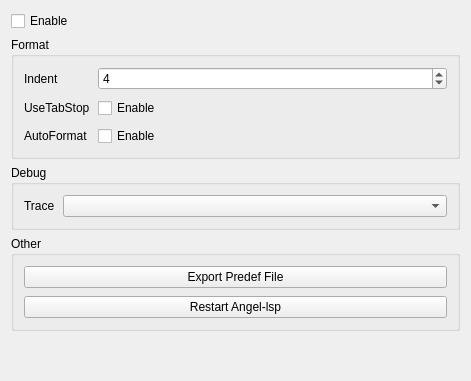
<?xml version="1.0" encoding="UTF-8"?>
<ui version="4.0">
 <class>LspSettingDialog</class>
 <widget class="QWidget" name="LspSettingDialog">
  <property name="geometry">
   <rect>
    <x>0</x>
    <y>0</y>
    <width>471</width>
    <height>381</height>
   </rect>
  </property>
  <property name="windowTitle">
   <string/>
  </property>
  <layout class="QVBoxLayout" name="verticalLayout_2">
   <item>
    <widget class="QCheckBox" name="cbEnabled">
     <property name="text">
      <string>Enable</string>
     </property>
    </widget>
   </item>
   <item>
    <widget class="QGroupBox" name="gbFormat">
     <property name="title">
      <string>Format</string>
     </property>
     <layout class="QFormLayout" name="formLayout">
      <property name="horizontalSpacing">
       <number>8</number>
      </property>
      <property name="verticalSpacing">
       <number>8</number>
      </property>
      <property name="leftMargin">
       <number>10</number>
      </property>
      <property name="topMargin">
       <number>10</number>
      </property>
      <property name="rightMargin">
       <number>10</number>
      </property>
      <property name="bottomMargin">
       <number>10</number>
      </property>
      <item row="0" column="0">
       <widget class="QLabel" name="label">
        <property name="text">
         <string>Indent</string>
        </property>
       </widget>
      </item>
      <item row="0" column="1">
       <widget class="QSpinBox" name="sbIndent">
        <property name="minimum">
         <number>1</number>
        </property>
        <property name="maximum">
         <number>16</number>
        </property>
        <property name="value">
         <number>4</number>
        </property>
       </widget>
      </item>
      <item row="1" column="0">
       <widget class="QLabel" name="label_2">
        <property name="text">
         <string>UseTabStop</string>
        </property>
       </widget>
      </item>
      <item row="1" column="1">
       <widget class="QCheckBox" name="cbUseTabStop">
        <property name="text">
         <string>Enable</string>
        </property>
       </widget>
      </item>
      <item row="2" column="0">
       <widget class="QLabel" name="label_4">
        <property name="text">
         <string>AutoFormat</string>
        </property>
       </widget>
      </item>
      <item row="2" column="1">
       <widget class="QCheckBox" name="cbAutoFmt">
        <property name="text">
         <string>Enable</string>
        </property>
       </widget>
      </item>
     </layout>
    </widget>
   </item>
   <item>
    <widget class="QGroupBox" name="gbDebug">
     <property name="title">
      <string>Debug</string>
     </property>
     <layout class="QFormLayout" name="formLayout_2">
      <property name="horizontalSpacing">
       <number>8</number>
      </property>
      <property name="verticalSpacing">
       <number>8</number>
      </property>
      <property name="leftMargin">
       <number>10</number>
      </property>
      <property name="topMargin">
       <number>10</number>
      </property>
      <property name="rightMargin">
       <number>10</number>
      </property>
      <property name="bottomMargin">
       <number>10</number>
      </property>
      <item row="0" column="0">
       <widget class="QLabel" name="label_3">
        <property name="text">
         <string>Trace</string>
        </property>
       </widget>
      </item>
      <item row="0" column="1">
       <widget class="QComboBox" name="cbTrace"/>
      </item>
     </layout>
    </widget>
   </item>
   <item>
    <widget class="QGroupBox" name="gbOther">
     <property name="title">
      <string>Other</string>
     </property>
     <layout class="QVBoxLayout" name="verticalLayout">
      <property name="spacing">
       <number>8</number>
      </property>
      <property name="leftMargin">
       <number>10</number>
      </property>
      <property name="topMargin">
       <number>10</number>
      </property>
      <property name="rightMargin">
       <number>10</number>
      </property>
      <property name="bottomMargin">
       <number>10</number>
      </property>
      <item>
       <widget class="QPushButton" name="btnExportPredef">
        <property name="text">
         <string>Export Predef File</string>
        </property>
       </widget>
      </item>
      <item>
       <widget class="QPushButton" name="btnRestartlsp">
        <property name="text">
         <string>Restart Angel-lsp</string>
        </property>
        <property name="icon">
         <iconset resource="../../resources.qrc">
          <normaloff>:/com.wingsummer.winghex/images/angelrestart.png</normaloff>:/com.wingsummer.winghex/images/angelrestart.png</iconset>
        </property>
       </widget>
      </item>
     </layout>
    </widget>
   </item>
   <item>
    <spacer name="verticalSpacer">
     <property name="orientation">
      <enum>Qt::Orientation::Vertical</enum>
     </property>
     <property name="sizeHint" stdset="0">
      <size>
       <width>20</width>
       <height>40</height>
      </size>
     </property>
    </spacer>
   </item>
  </layout>
 </widget>
 <resources>
  <include location="../../resources.qrc"/>
 </resources>
 <connections/>
</ui>
